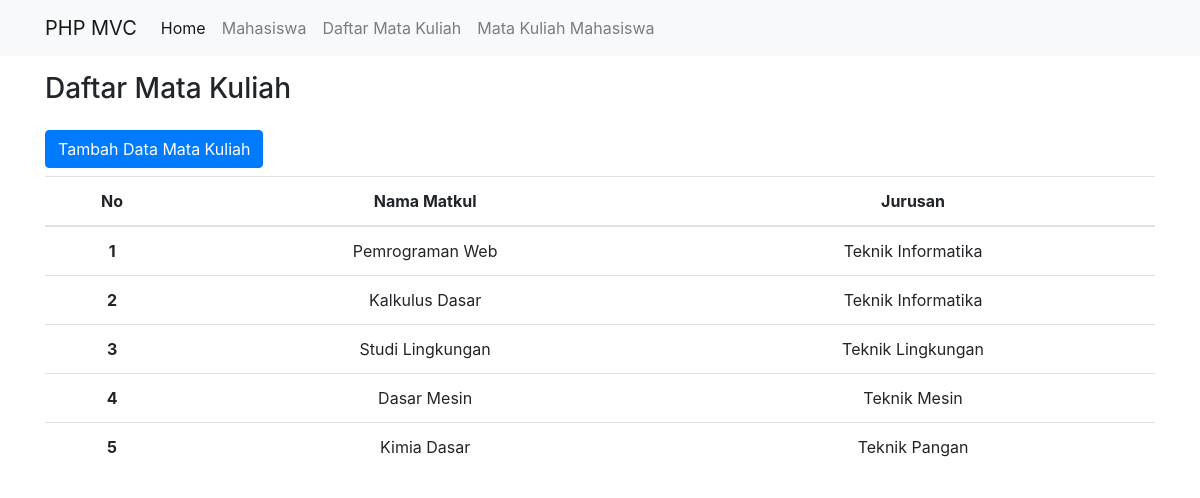
Screenshot of /public/matkul with the database file from the repository.
### tables this page shows
CREATE TABLE `matkul` (
  `ID_MATKUL` int(11) NOT NULL,
  `ID_JURUSAN` int(11) DEFAULT NULL,
  `NAMA_MATKUL` varchar(255) DEFAULT NULL
);

CREATE TABLE `jurusan` (
  `ID_JURUSAN` int(11) NOT NULL,
  `NAMA_JURUSAN` varchar(255) DEFAULT NULL
);

### app/core/Controller.php (called while the page is built, shortened)
<?php
class Controller {
    public function view($view, $data = [])
    {
        require_once '../app/views/' . $view . '.php';
    }
    public function model($model)
    {
        return new $model;
    }
}

### app/controllers/Matkul.php (called while the page is built, shortened)
<?php
class Matkul extends Controller
{
  public function index()
  {
    $data['judul'] = 'Daftar Mata Kuliah';
    $data['mkl'] = $this->model('Matkul_model')->getAllMatkul();
    $this->view('templates/header', $data);
    $this->view('matkul/index', $data);
    $this->view('templates/footer');
  }
}

### app/core/App.php (called while the page is built, shortened)
<?php
class App
{
    protected $method = 'index';
    protected $params = [];
    public function __construct()
    {
        $this->controller = new $this->controller;
        call_user_func_array([$this->controller, $this->method], $this->params);
    }
}

### public/index.php (called while the page is built, shortened)
<?php
$app = new App;

### app/core/Database.php (called while the page is built, shortened)
<?php
class Database {
    private $host = DB_HOST;
    private $user = DB_USER;
    private $pass = DB_PASS;
    private $db_name = DB_NAME;
    private $dbh;
    private $stmt;
    public function __construct()
    {
        $dsn = 'mysql:host=' . $this->host . ';dbname=' . $this->db_name;
        $option = [
            PDO::ATTR_PERSISTENT => true,
            PDO::ATTR_ERRMODE => PDO::ERRMODE_EXCEPTION
        ];
        try {
            $this->dbh = new PDO($dsn, $this->user, $this->pass, $option);
        } catch(PDOException $e) {
            die($e->getMessage());
        }
    }
    public function query($query)
    {
        $this->stmt = $this->dbh->prepare($query);
    }
    public function execute()
    {
        $this->stmt->execute();
    }
    public function resultSet()
    {
        $this->execute();
        return $this->stmt->fetchAll(PDO::FETCH_ASSOC);
    }
}

### app/models/Matkul_model.php (called while the page is built, shortened)
<?php
class Matkul_model
{
  private $db;
  public function __construct()
  {
    $this->db = new Database;
  }
  public function getAllMatkul()
  {
    $this->db->query('SELECT a.*,b.NAMA_JURUSAN FROM matkul a join jurusan b on a.ID_JURUSAN=b.ID_JURUSAN ORDER BY B.NAMA_JURUSAN ASC;');
    return $this->db->resultSet();
  }
}

### app/views/matkul/index.php (the view, shortened to what this page needs)
<div class="container">
  <h3 class="mt-3">Daftar Mata Kuliah</h3>
  <button type="button" class="btn btn-primary tombolTambahData mt-3 mb-2" data-toggle="modal" data-target="#formModal">
    Tambah Data Mata Kuliah
  </button>
  <table class="table text-center">
    <thead>
      <tr>
        <th scope="col">No</th>
        <th scope="col">Nama Matkul</th>
        <th scope="col">Jurusan</th>
      </tr>
    </thead>
    <tbody>
      <?php $no = 1;
      foreach ($data['mkl'] as $mkl) : ?>
        <tr>
          <th scope="row"><?= $no; ?></th>
          <td><?= $mkl['NAMA_MATKUL']; ?></td>
          <td><?= $mkl['NAMA_JURUSAN']; ?></td>
        </tr>
      <?php $no++;
      endforeach; ?>
    </tbody>
  </table>
</div>

### app/views/templates/header.php (shortened to what this page needs)
<!DOCTYPE html>
<html lang="en">
<head>
  <link rel="stylesheet" href="<?= BASEURL; ?>/css/bootstrap.css">
  <link rel="stylesheet" href="<?= BASEURL; ?>/css/style.css">
</head>
<body>
  <nav class="navbar navbar-expand-lg navbar-light bg-light">
    <div class="container">
      <a class="navbar-brand" href="<?= BASEURL; ?>">PHP MVC</a>
      <div class="collapse navbar-collapse" id="navbarNavAltMarkup">
        <div class="navbar-nav">
          <a class="nav-item nav-link active" href="<?= BASEURL; ?>">Home <span class="sr-only">(current)</span></a>
          <a class="nav-item nav-link" href="<?= BASEURL; ?>/mahasiswa">Mahasiswa</a>
          <a class="nav-item nav-link" href="<?= BASEURL; ?>/matkul">Daftar Mata Kuliah</a>
          <a class="nav-item nav-link" href="<?= BASEURL; ?>/matkulmhs">Mata Kuliah Mahasiswa</a>
        </div>
      </div>
    </div>
  </nav>

### app/views/templates/footer.php (shortened to what this page needs)
</body>
</html>

### rows the page displays
matkul: NAMA_MATKUL "Pemrograman Web", ID_JURUSAN.NAMA_JURUSAN "Teknik Informatika"
matkul: NAMA_MATKUL "Kalkulus Dasar", ID_JURUSAN.NAMA_JURUSAN "Teknik Informatika"
matkul: NAMA_MATKUL "Studi Lingkungan", ID_JURUSAN.NAMA_JURUSAN "Teknik Lingkungan"
matkul: NAMA_MATKUL "Dasar Mesin", ID_JURUSAN.NAMA_JURUSAN "Teknik Mesin"
matkul: NAMA_MATKUL "Kimia Dasar", ID_JURUSAN.NAMA_JURUSAN "Teknik Pangan"
